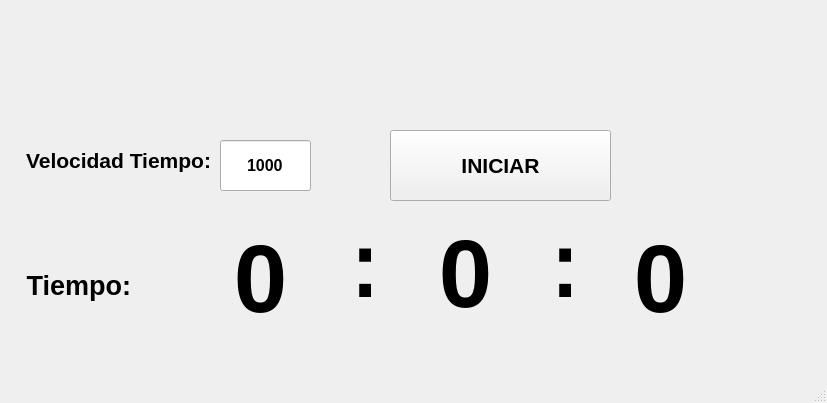
<?xml version="1.0" encoding="UTF-8"?>
<ui version="4.0">
 <class>MainWindow</class>
 <widget class="QMainWindow" name="MainWindow">
  <property name="geometry">
   <rect>
    <x>0</x>
    <y>0</y>
    <width>827</width>
    <height>403</height>
   </rect>
  </property>
  <property name="windowTitle">
   <string>MainWindow</string>
  </property>
  <widget class="QWidget" name="centralwidget">
   <widget class="QLabel" name="horas">
    <property name="geometry">
     <rect>
      <x>190</x>
      <y>220</y>
      <width>141</width>
      <height>121</height>
     </rect>
    </property>
    <property name="font">
     <font>
      <pointsize>72</pointsize>
      <weight>75</weight>
      <bold>true</bold>
     </font>
    </property>
    <property name="text">
     <string>&lt;html&gt;&lt;head/&gt;&lt;body&gt;&lt;p&gt;0&lt;/p&gt;&lt;/body&gt;&lt;/html&gt;</string>
    </property>
    <property name="alignment">
     <set>Qt::AlignCenter</set>
    </property>
   </widget>
   <widget class="QLabel" name="label_8">
    <property name="geometry">
     <rect>
      <x>10</x>
      <y>260</y>
      <width>121</width>
      <height>51</height>
     </rect>
    </property>
    <property name="text">
     <string>&lt;html&gt;&lt;head/&gt;&lt;body&gt;&lt;p align=&quot;right&quot;&gt;&lt;span style=&quot; font-size:20pt; font-weight:600;&quot;&gt;Tiempo:&lt;/span&gt;&lt;/p&gt;&lt;/body&gt;&lt;/html&gt;</string>
    </property>
   </widget>
   <widget class="QPushButton" name="btn_accion">
    <property name="geometry">
     <rect>
      <x>390</x>
      <y>130</y>
      <width>221</width>
      <height>71</height>
     </rect>
    </property>
    <property name="font">
     <font>
      <pointsize>16</pointsize>
      <weight>75</weight>
      <bold>true</bold>
     </font>
    </property>
    <property name="text">
     <string>INICIAR</string>
    </property>
   </widget>
   <widget class="QLineEdit" name="txt_velocidad">
    <property name="geometry">
     <rect>
      <x>220</x>
      <y>140</y>
      <width>91</width>
      <height>51</height>
     </rect>
    </property>
    <property name="font">
     <font>
      <pointsize>12</pointsize>
      <weight>75</weight>
      <bold>true</bold>
     </font>
    </property>
    <property name="text">
     <string>1000</string>
    </property>
    <property name="alignment">
     <set>Qt::AlignCenter</set>
    </property>
   </widget>
   <widget class="QLabel" name="label_3">
    <property name="geometry">
     <rect>
      <x>10</x>
      <y>140</y>
      <width>201</width>
      <height>41</height>
     </rect>
    </property>
    <property name="text">
     <string>&lt;html&gt;&lt;head/&gt;&lt;body&gt;&lt;p align=&quot;right&quot;&gt;&lt;span style=&quot; font-size:16pt; font-weight:600;&quot;&gt;Velocidad Tiempo:&lt;/span&gt;&lt;/p&gt;&lt;/body&gt;&lt;/html&gt;</string>
    </property>
   </widget>
   <widget class="QLabel" name="minutos">
    <property name="geometry">
     <rect>
      <x>390</x>
      <y>220</y>
      <width>151</width>
      <height>111</height>
     </rect>
    </property>
    <property name="font">
     <font>
      <pointsize>72</pointsize>
      <weight>75</weight>
      <bold>true</bold>
     </font>
    </property>
    <property name="text">
     <string>&lt;html&gt;&lt;head/&gt;&lt;body&gt;&lt;p&gt;0&lt;/p&gt;&lt;/body&gt;&lt;/html&gt;</string>
    </property>
    <property name="alignment">
     <set>Qt::AlignCenter</set>
    </property>
   </widget>
   <widget class="QLabel" name="segundos">
    <property name="geometry">
     <rect>
      <x>590</x>
      <y>220</y>
      <width>141</width>
      <height>121</height>
     </rect>
    </property>
    <property name="font">
     <font>
      <pointsize>72</pointsize>
      <weight>75</weight>
      <bold>true</bold>
     </font>
    </property>
    <property name="text">
     <string>&lt;html&gt;&lt;head/&gt;&lt;body&gt;&lt;p&gt;0&lt;/p&gt;&lt;/body&gt;&lt;/html&gt;</string>
    </property>
    <property name="alignment">
     <set>Qt::AlignCenter</set>
    </property>
   </widget>
   <widget class="QLabel" name="txt_tempo_4">
    <property name="geometry">
     <rect>
      <x>350</x>
      <y>210</y>
      <width>21</width>
      <height>111</height>
     </rect>
    </property>
    <property name="font">
     <font>
      <pointsize>72</pointsize>
      <weight>75</weight>
      <bold>true</bold>
     </font>
    </property>
    <property name="text">
     <string>&lt;html&gt;&lt;head/&gt;&lt;body&gt;&lt;p&gt;:&lt;/p&gt;&lt;/body&gt;&lt;/html&gt;</string>
    </property>
    <property name="alignment">
     <set>Qt::AlignCenter</set>
    </property>
   </widget>
   <widget class="QLabel" name="txt_tempo_5">
    <property name="geometry">
     <rect>
      <x>550</x>
      <y>210</y>
      <width>21</width>
      <height>111</height>
     </rect>
    </property>
    <property name="font">
     <font>
      <pointsize>72</pointsize>
      <weight>75</weight>
      <bold>true</bold>
     </font>
    </property>
    <property name="text">
     <string>&lt;html&gt;&lt;head/&gt;&lt;body&gt;&lt;p&gt;:&lt;/p&gt;&lt;/body&gt;&lt;/html&gt;</string>
    </property>
    <property name="alignment">
     <set>Qt::AlignCenter</set>
    </property>
   </widget>
   <widget class="QLabel" name="label_10">
    <property name="geometry">
     <rect>
      <x>0</x>
      <y>0</y>
      <width>81</width>
      <height>91</height>
     </rect>
    </property>
    <property name="text">
     <string/>
    </property>
    <property name="pixmap">
     <pixmap>:/NUMEROS/Imagenes/Boca_Juniors_logo18.svg.png</pixmap>
    </property>
    <property name="scaledContents">
     <bool>true</bool>
    </property>
   </widget>
   <widget class="QLabel" name="label_9">
    <property name="geometry">
     <rect>
      <x>730</x>
      <y>0</y>
      <width>81</width>
      <height>91</height>
     </rect>
    </property>
    <property name="text">
     <string/>
    </property>
    <property name="pixmap">
     <pixmap>:/LOGO/Imagenes/HD-wallpaper-bob-esponja-mafioso-bob-esponja-gangster-mafioso-meme.jpg</pixmap>
    </property>
    <property name="scaledContents">
     <bool>true</bool>
    </property>
   </widget>
   <widget class="QLabel" name="label_11">
    <property name="geometry">
     <rect>
      <x>90</x>
      <y>0</y>
      <width>631</width>
      <height>71</height>
     </rect>
    </property>
    <property name="text">
     <string/>
    </property>
    <property name="pixmap">
     <pixmap>:/UAT_FIANS/Imagenes/FIANS.png</pixmap>
    </property>
    <property name="scaledContents">
     <bool>true</bool>
    </property>
   </widget>
   <widget class="QLabel" name="label">
    <property name="geometry">
     <rect>
      <x>140</x>
      <y>20</y>
      <width>521</width>
      <height>81</height>
     </rect>
    </property>
    <property name="text">
     <string/>
    </property>
    <property name="pixmap">
     <pixmap resource="recursos_proyecto.qrc">:/uat/Imagenes/uat.png.opdownload</pixmap>
    </property>
    <property name="scaledContents">
     <bool>true</bool>
    </property>
   </widget>
   <widget class="QLabel" name="label_2">
    <property name="geometry">
     <rect>
      <x>730</x>
      <y>290</y>
      <width>81</width>
      <height>51</height>
     </rect>
    </property>
    <property name="text">
     <string/>
    </property>
    <property name="pixmap">
     <pixmap resource="recursos_proyecto.qrc">:/logo/Imagenes/MicrosoftTeams-image.png</pixmap>
    </property>
    <property name="scaledContents">
     <bool>true</bool>
    </property>
   </widget>
  </widget>
  <widget class="QMenuBar" name="menubar">
   <property name="geometry">
    <rect>
     <x>0</x>
     <y>0</y>
     <width>827</width>
     <height>22</height>
    </rect>
   </property>
  </widget>
  <widget class="QStatusBar" name="statusbar"/>
 </widget>
 <resources>
  <include location="recursos_proyecto.qrc"/>
  <include location="recursos_proyecto.qrc"/>
 </resources>
 <connections/>
</ui>
